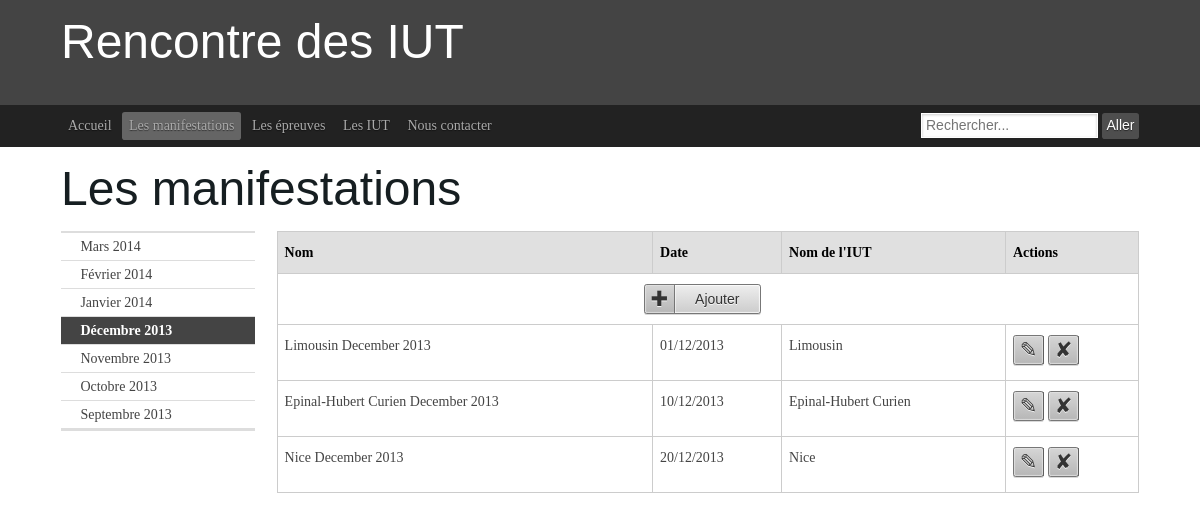
The app's page /manifs.php?date=01/12/2013 with its own data.
### tables this page shows
create table manifestation (
numMan int(5) not null auto_increment,
nomMan varchar(80),
dateMan date,
noIut int(5) not null,
primary key (numMan),
foreign key (noIut) references iut(noIut) on update cascade on delete cascade
);

create table iut (
noIut int(5) not null auto_increment,
nomIut varchar(80),
adresse varchar(80),
nbEtudiants int(5),
primary key (noIut)
);

### queryUtil.php (called while the page is built, shortened)
<?php
function query($query) {
    $bdd = mysqli_connect('aquassaut.pwnz.org','proje','tbdd','projet');
    $result = mysqli_query($bdd, $query);
    return mysqli_fetch_all($result);
}
?>

### manifs.php (the view, shortened to what this page needs)
<?php
require_once "queryUtil.php";
require_once "pageTemplate.php";
function surroundingMonths($date) {
    echo('
                    <aside class="ym-g18 ym-gl ym-vlist">
                        <ul>
    ');
    $monthToString = [
        "Janvier",
        "Février",
        "Mars",
        "Avril",
        "Mai",
        "Juin",
        "Juillet",
        "Août",
        "Septembre",
        "Octobre",
        "Novembre",
        "Décembre"
    ];
    $arrayDate = explode("/", $date);
    $month = $arrayDate[1] - 1;
    for ($i = 3; $i >= -3; $i -= 1) {
        $m = $month + $i;
        $y = $arrayDate[2];
        if ($m < 0) {
            $y -= 1;
            $m += 12;
        } elseif ($m > 11) {
            $y += 1;
            $m -= 12;
        } elseif($i === 0) {
            echo ('
                            <li class="active"><strong>'.$monthToString[$m].' '.$y.'</strong></li>
            ');
            continue;
        }
        echo ('
                            <li><a href="?date=01/'.($m + 1).'/'.$y.'">'.$monthToString[$m].' '.$y.'</a></li>
        ');
    }
    echo('
                        </ul>
                    </aside>
    ');
}
function selectAllManifestationsInMonth($date) {
    $arrayDate = explode("/", $date);
    $m = $arrayDate[1];
    $y = $arrayDate[2];
    $q = 'select numMan, nomMan, date_format(dateMan, "%d/%m/%Y"), nomIut from manifestation as m
          inner join iut as i on m.noIut = i.noIut
          where month(dateMan) = '.$m.' and year(dateMan) = '.$y.' order by dateMan;';
    return query($q);
}
function printManifestations($date) {
    $manifs = selectAllManifestationsInMonth($date);
    echo('
                    <article class="ym-g80 ym-gr ym-content">
                        <table class="bordertable">
                            <thead>
                                <tr>
                                    <th>Nom</th>
                                    <th>Date</th>
                                    <th>Nom de l\'IUT</th>
                                    <th>Actions</th>
                                </tr>
                            </thead>
                            <tbody>
                                <tr id="0">
                                    <td colspan="4">
                                        <center>
                                            <button class="ym-button ym-add" onclick="popForm(0);">Ajouter</button>
                                        </center>
                                    </td>
                                </tr>
    ');
    foreach($manifs as $manif) {
        echo('
                                <tr>
                                    <td>'.$manif[1].'</td>
                                    <td>'.$manif[2].'</td>
                                    <td>'.$manif[3].'</td>
                                    <td><button class="ym-button ym-edit ym-ico-btn" onclick="popForm('.$manif[0].');"></button> <button class="ym-button ym-delete ym-ico-btn"> </button></td>
                                </tr>
        ');
    }
    echo('
                            </tbody>
                        </table>
                    </article>
    ');
}
$date = date("d/m/Y");
if (isset($_GET['date'])) {
    $date = $_GET['date'];
}
surroundingMonths($date);
printManifestations($date);
?>

### records on screen
manifestation: nomMan "Limousin December 2013", manif "01/12/2013", noIut.nomIut "Limousin"
manifestation: nomMan "Epinal-Hubert Curien December 2013", manif "10/12/2013", noIut.nomIut "Epinal-Hubert Curien"
manifestation: nomMan "Nice December 2013", manif "20/12/2013", noIut.nomIut "Nice"

### other values on screen
$page[1] "Accueil"
$page[1] "Les manifestations"
$page[1] "Les épreuves"
$page[1] "Les IUT"
$page[1] "Nous contacter"
$title "Les manifestations"
$monthToString[$m] "Mars"
$y "2014"
$monthToString[$m] "Février"
$monthToString[$m] "Janvier"
$monthToString[$m] "Décembre"
$y "2013"
$monthToString[$m] "Novembre"
$monthToString[$m] "Octobre"
$monthToString[$m] "Septembre"
